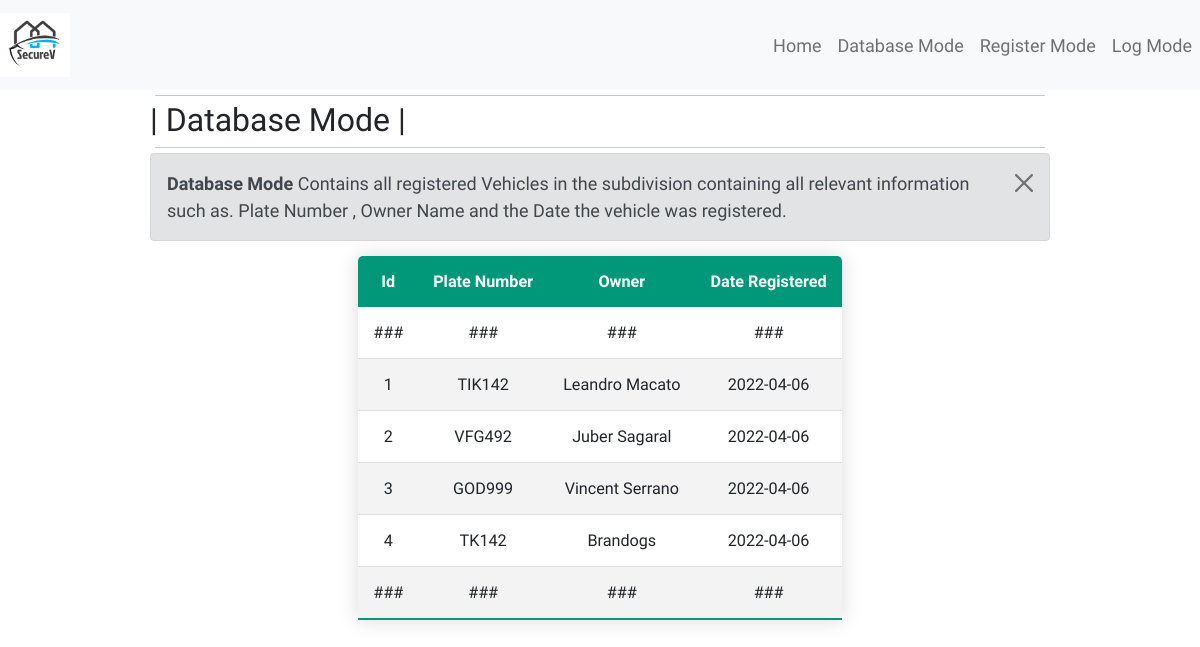
The page /database on the database its author committed.
### database.py (models this page shows, shortened)
class Vehicle(db.Model):
    id = db.Column("id" , db.Integer , primary_key=True)
    plate_num = db.Column("plate_num" , db.String(6), unique=True , nullable=False )
    owner_name = db.Column("owner_name" , db.String(20) , unique=True , nullable=False)
    date_registered = db.Column("date_registered" , db.Date(),nullable = False, default=datetime.utcnow )
    entries = db.relationship('Entry', backref = 'entry_plate' , lazy = True)
    def __repr__(self):
        return f'{self.plate_num}|{self.owner_name}|{self.date_registered}'

### app.py (the view)
@application.route("/database")
def data_mode():
    page_title = 'SecureV | Database Mode'
    db_man = DB_Manager()
    return render_template("data_mode.html" , db_data = db_man.db_data, TITLE=page_title)

### database.py (called while the page is built)
    def __repr__(self):
        return f"{self.date_of_entry}|{self.entry_vehicle_plate}"

### templates/data_mode.html (shortened to what this page needs)
{% extends "base.html" %}
{% block header %}
<h2 class="page-header">| Database Mode |</h2>
{% endblock %}
{% block content %}
<div id="contents">
    <div class="alert alert-secondary alert-dismissible fade show" role="alert"  style="margin-bottom: 0px;">
        <strong>Database Mode </strong> Contains all registered Vehicles in the subdivision containing all relevant information such as. Plate Number , Owner Name and the Date the vehicle was registered.
        <button type="button" class="btn-close" data-bs-dismiss="alert" aria-label="Close"></button>
    </div>
    <div id="lower_container">
        <table class="content-table">
        <thead>
            <tr>
            <th>Id</th>
            <th>Plate Number</th>
            <th>Owner</th>
            <th>Date Registered</th>
            </tr>
        </thead>
        <tbody>
            <tr>
                <td> ### </td>
                <td> ### </td>
                <td> ### </td>
                <td> ### </td>
            </tr>
            {% for item in db_data %}
            <tr>
                <td> {{item["id"]}} </td>
                <td> {{item["plate_num"]}} </td>
                <td> {{item["owner_name"]}} </td>
                <td> {{item["date_registered"]}} </td>
            </tr>
            {% endfor %}
            <tr>
                <td> ### </td>
                <td> ### </td>
                <td> ### </td>
                <td> ### </td>
            </tr>
        </tbody>
        </table>
    </div>
</div>
{% endblock %}

### static/style.css (style rules this page uses)
* { margin: 0; padding: 0; }
body { font-family: "Titillium Web", sans-serif; font-size: 18px; font-weight: normal; line-height: 1.5em; }
#contents { margin: auto; width: 75%; height: 90%; }
.content-table { text-align: center; border-collapse: collapse; margin: 15px auto; font-size: 0.9em; min-width: 400px; border-radius: 5px 5px 0 0; overflow: hidden; box-shadow: 0 0 20px rgba(0, 0, 0, 0.15); }
.content-table thead tr { background-color: #009879; color: #ffffff; text-align: center; font-weight: bold; }
.content-table th, .content-table td { padding: 12px 15px; }
.content-table tbody tr { border-bottom: 1px solid #dddddd; }
.content-table tbody tr:nth-of-type(even) { background-color: #f3f3f3; }
.content-table tbody tr:last-of-type { border-bottom: 2px solid #009879; }
.show { opacity: 1 !important; }

### rows shown on the page
Vehicle: id "1", plate_num "TIK142", owner_name "Leandro Macato", date_registered "2022-04-06"
Vehicle: id "2", plate_num "VFG492", owner_name "Juber Sagaral", date_registered "2022-04-06"
Vehicle: id "3", plate_num "GOD999", owner_name "Vincent Serrano", date_registered "2022-04-06"
Vehicle: id "4", plate_num "TK142", owner_name "Brandogs", date_registered "2022-04-06"
